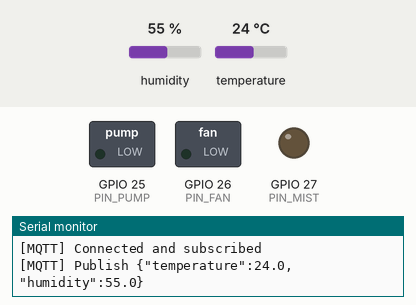
Recording of a sketch running on a simulated ESP32. On the bench: switched loads named in the sketch (green lamp = pin HIGH), output pins drawn as LEDs (lit = HIGH), the last lines printed to the serial monitor. The test bench sets the inputs (shaded band); at power-on: humidity 55 %, temperature 24 °C. WiFi joins after 1.5 s; servers stay silent unless stated; no MQTT or app messages arrive unless stated.

Above: at 2.4 s.
2.5 s: humidity set to 41 %
4.0 s: humidity set to 38 %
At 5.9 s:
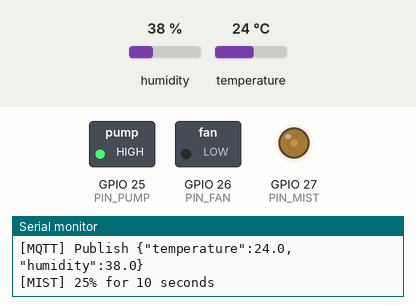
6.5 s: temperature set to 29.2 °C
8.7 s: temperature set to 30.6 °C
At 10.8 s:
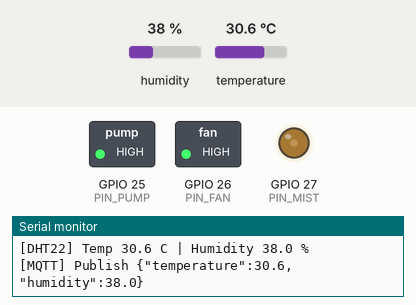
At 15.4 s:
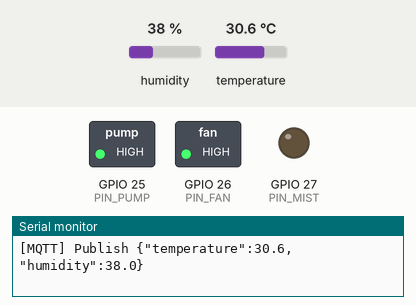
15.5 s: humidity set to 53 %
19.0 s: humidity set to 56 %
At 20.8 s:
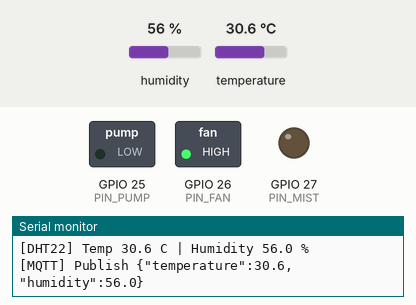
Timing chart, 0 to 22.3 s (numbered marks = the images above; inputs shaded):
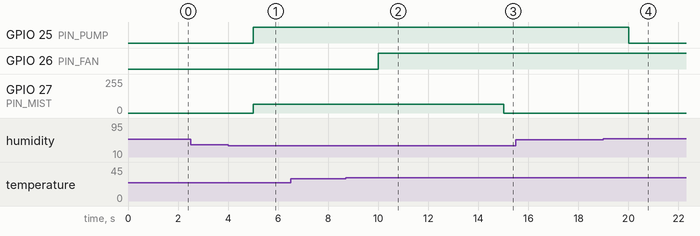

Measured:
- the behaviour switches between 40 and 39 % on humidity (found by bisection; images 0 and 1)
- the behaviour switches between 29.9 and 30 °C on temperature (found by bisection; images 1 and 2)
- the behaviour switches between 54 and 55 % on humidity (found by bisection; images 3 and 4)
- after the input at 4.0 s, GPIO 25 (PIN_PUMP): LOW → HIGH after 1.0 s; GPIO 27 (PIN_MIST): 0/255 → 64/255 after 1.0 s
- after the input at 8.7 s, GPIO 26 (PIN_FAN): LOW → HIGH after 1.3 s
- after the input at 19.0 s, GPIO 25 (PIN_PUMP): HIGH → LOW after 1.0 s

The sketch:

CodeLab3.ino
```cpp
#include <Arduino.h>
#include <WiFi.h>
#include <PubSubClient.h>
#include <DHT.h>

// LAB 3 - DE 2: ESP32 Arduino + FreeRTOS + DHT22 + MQTT
// LEDs: PUMP GPIO25, FAN GPIO26, MIST (PWM) GPIO27.
#define PIN_DHT 15
#define PIN_PUMP 25
#define PIN_FAN 26
#define PIN_MIST 27
#define DHT_KIND DHT22

const char* WIFI_NAME = "Wokwi-GUEST";
const char* WIFI_PASSWORD = "";
const char* MQTT_HOST = "broker.hivemq.com";
const uint16_t MQTT_PORT = 1883;
const char* BASE_TOPIC = "lab3/de2/demo-7c29b";
const char* DATA_TOPIC = "lab3/de2/demo-7c29b/data";
const char* STATE_TOPIC = "lab3/de2/demo-7c29b/state";
const char* MODE_TOPIC = "lab3/de2/demo-7c29b/cmd/mode";
const char* PUMP_TOPIC = "lab3/de2/demo-7c29b/cmd/pump";
const char* FAN_TOPIC = "lab3/de2/demo-7c29b/cmd/fan";

// Fan and pump thresholds are chosen for this DEMO, not prescribed by the lab.
const float FAN_ON_TEMP = 30.0f;  // fan ON at >=30 C
const float FAN_OFF_TEMP = 28.0f; // fan OFF at <=28 C
const float PUMP_ON_HUM = 40.0f;  // pump ON below 40% air humidity (demo proxy)
const float PUMP_OFF_HUM = 55.0f; // pump OFF at >=55%

struct SensorSample { float temperature; float humidity; };
QueueHandle_t dataQueue = nullptr;
QueueHandle_t dataAlert = nullptr;
DHT dht(PIN_DHT, DHT_KIND);
WiFiClient wifiClient;
PubSubClient mqtt(wifiClient);

// MQTT task and alert task communicate using a short spinlock-protected snapshot.
portMUX_TYPE controlLock = portMUX_INITIALIZER_UNLOCKED;
bool autoMode = true;
bool manualPump = false;
bool manualFan = false;
bool pumpOn = false;
bool fanOn = false;
int mistPercent = 0;

void initMistPwm() {
#if ESP_ARDUINO_VERSION_MAJOR >= 3
  ledcAttach(PIN_MIST, 5000, 8);
#else
  ledcSetup(0, 5000, 8);
  ledcAttachPin(PIN_MIST, 0);
#endif
}

// Called by alert task only.
void setActuators(bool pump, bool fan, int mist) {
  mist = constrain(mist, 0, 100);
  digitalWrite(PIN_PUMP, pump ? HIGH : LOW);
  digitalWrite(PIN_FAN, fan ? HIGH : LOW);
  const uint32_t duty = (mist * 255 + 50) / 100;
#if ESP_ARDUINO_VERSION_MAJOR >= 3
  ledcWrite(PIN_MIST, duty);
#else
  ledcWrite(0, duty);
#endif
  portENTER_CRITICAL(&controlLock);
  pumpOn = pump;
  fanOn = fan;
  mistPercent = mist;
  portEXIT_CRITICAL(&controlLock);
}

// MQTT is accessed ONLY from Core 0 (taskTransmit and its MQTT callback).
void publishState() {
  if (!mqtt.connected()) return;
  bool mode, pump, fan;
  int mist;
  portENTER_CRITICAL(&controlLock);
  mode = autoMode; pump = pumpOn; fan = fanOn; mist = mistPercent;
  portEXIT_CRITICAL(&controlLock);
  char out[128];
  snprintf(out, sizeof(out),
           "{\"mode\":\"%s\",\"pump\":%s,\"fan\":%s,\"mist\":%d}",
           mode ? "AUTO" : "MANUAL", pump ? "true" : "false",
           fan ? "true" : "false", mist);
  mqtt.publish(STATE_TOPIC, out, true);
}

void onMqttMessage(char* topic, byte* payload, unsigned int length) {
  if (length == 0 || length >= 16) return;
  char cmd[16] = {0};
  memcpy(cmd, payload, length);
  if (strcmp(topic, MODE_TOPIC) == 0) {
    if (strcmp(cmd, "AUTO") != 0 && strcmp(cmd, "MANUAL") != 0) return;
    portENTER_CRITICAL(&controlLock);
    // Preserve current outputs when first entering MANUAL.
    if (autoMode && strcmp(cmd, "MANUAL") == 0) {
      manualPump = pumpOn;
      manualFan = fanOn;
    }
    autoMode = strcmp(cmd, "AUTO") == 0;
    portEXIT_CRITICAL(&controlLock);
    Serial.printf("[MODE] %s\n", cmd);
  } else if (strcmp(topic, PUMP_TOPIC) == 0 || strcmp(topic, FAN_TOPIC) == 0) {
    if (strcmp(cmd, "ON") != 0 && strcmp(cmd, "OFF") != 0) return;
    bool on = strcmp(cmd, "ON") == 0;
    bool accepted = false;
    portENTER_CRITICAL(&controlLock);
    if (!autoMode) {
      if (strcmp(topic, PUMP_TOPIC) == 0) manualPump = on;
      else manualFan = on;
      accepted = true;
    }
    portEXIT_CRITICAL(&controlLock);
    Serial.printf("[MANUAL] %s %s\n", accepted ? "Accepted" : "Ignored (AUTO mode):", cmd);
  } else return;
  // Alert task applies changed requests on its next iteration.
  publishState();
}

// CORE 1: sensor read every 2.5 seconds; overwrite latest samples.
void taskReadData(void*) {
  TickType_t wake = xTaskGetTickCount();
  for (;;) {
    float h = dht.readHumidity();
    float t = dht.readTemperature();
    if (!isnan(h) && !isnan(t)) {
      SensorSample s = {t, h};
      xQueueOverwrite(dataQueue, &s);
      xQueueOverwrite(dataAlert, &s);
      Serial.printf("[DHT22] Temp %.1f C | Humidity %.1f %%\n", t, h);
    } else Serial.println("[DHT22] Read failed");
    vTaskDelayUntil(&wake, pdMS_TO_TICKS(2500));
  }
}

int humidityZone(float h) {
  if (h < 30.0f) return 3;
  if (h < 35.0f) return 2;
  if (h < 40.0f) return 1;
  return 0;
}

// CORE 1: auto/manual pump & fan plus ALWAYS-auto timed mist cycles.
void taskAlert(void*) {
  SensorSample latest = {NAN, NAN};
  bool haveReading = false;
  bool autoPump = false, autoFan = false;
  int lastMistZone = 0, mistPower = 0;
  bool mistActive = false;
  TickType_t mistEnd = 0;
  const int powers[] = {0, 25, 50, 100};
  const int durations[] = {0, 10, 20, 30};

  for (;;) {
    SensorSample s;
    if (xQueueReceive(dataAlert, &s, pdMS_TO_TICKS(100)) == pdTRUE) {
      latest = s;
      haveReading = true;

      // Hysteresis prevents rapid toggling at the thresholds.
      if (s.temperature >= FAN_ON_TEMP) autoFan = true;
      else if (s.temperature <= FAN_OFF_TEMP) autoFan = false;
      if (s.humidity < PUMP_ON_HUM) autoPump = true;
      else if (s.humidity >= PUMP_OFF_HUM) autoPump = false;

      int zone = humidityZone(s.humidity);
      if (zone != lastMistZone) {
        lastMistZone = zone;
        mistPower = powers[zone];
        mistActive = zone != 0;
        if (mistActive) {
          mistEnd = xTaskGetTickCount() + pdMS_TO_TICKS(durations[zone] * 1000);
          Serial.printf("[MIST] %d%% for %d seconds\n", mistPower, durations[zone]);
        } else Serial.println("[MIST] OFF: humidity >= 40%");
      }
    }
    if (mistActive && (int32_t)(xTaskGetTickCount() - mistEnd) >= 0) {
      mistActive = false;
      mistPower = 0;
      Serial.println("[MIST] Cycle finished; wait for humidity zone change");
    }

    bool mode, requestedPump, requestedFan;
    portENTER_CRITICAL(&controlLock);
    mode = autoMode; requestedPump = manualPump; requestedFan = manualFan;
    portEXIT_CRITICAL(&controlLock);
    // No sensor reading => safe OFF in AUTO. MANUAL can still drive pump/fan.
    bool pump = mode ? (haveReading && autoPump) : requestedPump;
    bool fan = mode ? (haveReading && autoFan) : requestedFan;
    setActuators(pump, fan, mistPower);
  }
}

// CORE 0: WiFi, MQTT, publish sensor queue and actuator state.
void taskTransmit(void*) {
  mqtt.setServer(MQTT_HOST, MQTT_PORT);
  mqtt.setCallback(onMqttMessage);
  mqtt.setBufferSize(256);
  unsigned long lastWifi = 0, lastMqtt = 0, lastState = 0;
  SensorSample s;
  String clientId = "wokwi-de2-" + String((uint32_t)ESP.getEfuseMac(), HEX);

  for (;;) {
    unsigned long now = millis();
    if (WiFi.status() != WL_CONNECTED) {
      if (!lastWifi || now - lastWifi >= 5000) {
        lastWifi = now;
        WiFi.begin(WIFI_NAME, WIFI_PASSWORD, 6);
        Serial.println("[WIFI] Connecting...");
      }
      vTaskDelay(pdMS_TO_TICKS(100));
      continue;
    }
    if (!mqtt.connected()) {
      if (!lastMqtt || now - lastMqtt >= 3000) {
        lastMqtt = now;
        if (mqtt.connect(clientId.c_str())) {
          mqtt.subscribe(MODE_TOPIC);
          mqtt.subscribe(PUMP_TOPIC);
          mqtt.subscribe(FAN_TOPIC);
          publishState();
          Serial.println("[MQTT] Connected and subscribed");
        }
      }
      vTaskDelay(pdMS_TO_TICKS(100));
      continue;
    }
    mqtt.loop();
    if (xQueueReceive(dataQueue, &s, 0) == pdTRUE) {
      char payload[100];
      snprintf(payload, sizeof(payload),
               "{\"temperature\":%.1f,\"humidity\":%.1f}", s.temperature, s.humidity);
      mqtt.publish(DATA_TOPIC, payload, true);
      Serial.printf("[MQTT] Publish %s\n", payload);
    }
    if (now - lastState >= 500) {
      lastState = now;
      publishState();
    }
    vTaskDelay(pdMS_TO_TICKS(20));
  }
}

void setup() {
  Serial.begin(115200);
  pinMode(PIN_PUMP, OUTPUT);
  pinMode(PIN_FAN, OUTPUT);
  digitalWrite(PIN_PUMP, LOW);
  digitalWrite(PIN_FAN, LOW);
  initMistPwm();
  setActuators(false, false, 0);
  dht.begin();
  dataQueue = xQueueCreate(1, sizeof(SensorSample));
  dataAlert = xQueueCreate(1, sizeof(SensorSample));
  if (!dataQueue || !dataAlert) {
    Serial.println("FATAL: queue allocation failed");
    abort();
  }
  xTaskCreatePinnedToCore(taskTransmit, "Task truyen data", 6144, nullptr, 2, nullptr, 0);
  xTaskCreatePinnedToCore(taskReadData, "Task doc data", 4096, nullptr, 2, nullptr, 1);
  xTaskCreatePinnedToCore(taskAlert, "Task canh bao", 4096, nullptr, 2, nullptr, 1);
  Serial.println("[RTOS] TX Core0; Read and Alert Core1; default AUTO");
}
void loop() { vTaskDelay(pdMS_TO_TICKS(1000)); }
```
